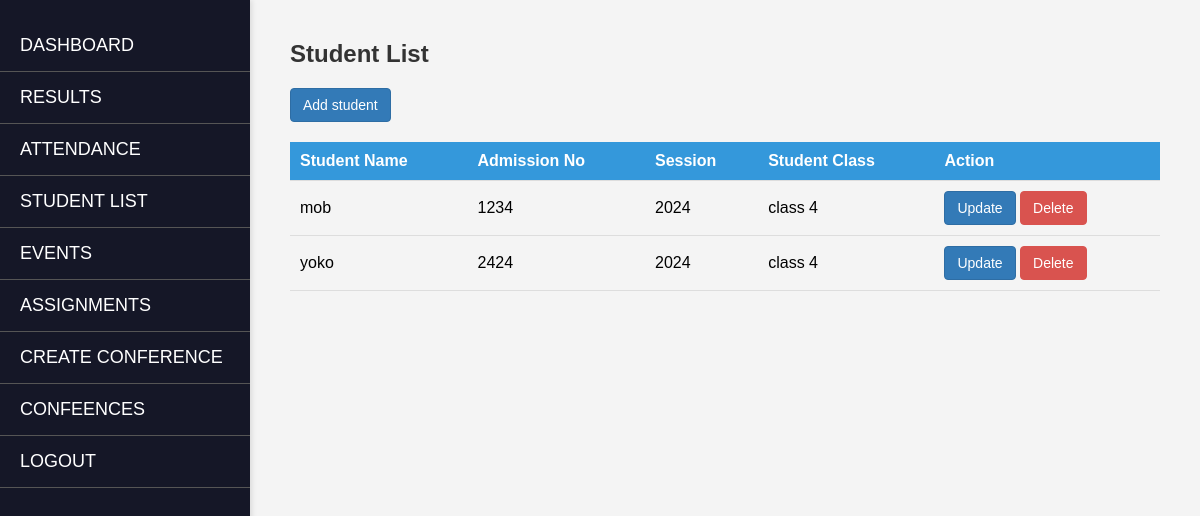
The page /student/list/ on the database its author committed.
### comms/models.py (models this page shows, shortened)
class Student(models.Model):
    student_name = models.CharField(max_length=100)
    admission_no = models.CharField(max_length=30)
    session = models.ForeignKey(Session, on_delete=models.CASCADE)
    student_class = models.ForeignKey('StudentClass', on_delete=models.CASCADE)

class Session(models.Model):
    year = models.CharField(max_length=10)
    def __str__(self):
        return self.year

class StudentClass(models.Model):
    class_name = models.CharField(max_length=50)
    def __str__(self):
        return self.class_name

### comms/views.py (the view)
# urls.py: path('student/list/', student_list, name='student_list'),
def student_list(request):
    students = Student.objects.all()
    return render(request, 'teacher_dash/student_list.html', {'students': students})

### templates/teacher_dash/student_list.html
{% extends 'teacher_dash/base.html' %}
{% load static %}
{% block content %}
<link rel="stylesheet" href="{% static 'table.css' %}">
<div class="content">
    <h2>Student List</h2>
    <a href="{% url 'create_student' %}" class="btn btn-sm btn-primary">Add student</a>
    <table class="table">
        <thead>
            <tr>
                <th>Student Name</th>
                <th>Admission No</th>
                <th>Session</th>
                <th>Student Class</th>
                <th>Action</th>
            </tr>
        </thead>
        <tbody>
            {% for stud in students %}
            <tr>
                <td>{{ stud.student_name }}</td>
                <td>{{ stud.admission_no }}</td>
                <td>{{ stud.session }}</td>
                <td>{{ stud.student_class }}</td>
                <td>
                    <a href="{% url 'update_student' stud.id %}" class="btn btn-sm btn-primary">Update</a>
                    <a href="{% url 'delete_student' stud.id %}" class="btn btn-sm btn-danger">Delete</a>
                </td>
            </tr>
            {% endfor %}
        </tbody>
    </table>
</div>
{% endblock %}

### comms/static/table.css (style rules this page uses)
.content { margin: 20px; }
table { width: 100%; border-collapse: collapse; margin-top: 20px; }
thead { background-color: #3498db; color: #fff; }
th, td { padding: 10px; text-align: left; border-bottom: 1px solid #ddd; }
.btn { display: inline-block; padding: 6px 12px; margin-bottom: 0; font-size: 14px; font-weight: normal; line-height: 1.42857143; text-align: center; white-space: nowrap; vertical-align: middle; cursor: pointer; border: 1px solid transparent; border-radius: 4px; }
.btn-primary { color: #fff; background-color: #337ab7; border-color: #2e6da4; }
.btn-danger { color: #fff; background-color: #d9534f; border-color: #d9534f; }
a { text-decoration: none; }

### templates/teacher_dash/base.html (style rules this page uses)
body { font-family: 'Arial', sans-serif; margin: 0; padding: 0; background-color: #f4f4f4; display: flex; }
a { text-decoration: none; }
#content h2 { color: #333; }

### rows shown on the page
Student: student_name "mob", admission_no "1234", session "2024", student_class "class 4"
Student: student_name "yoko", admission_no "2424", session "2024", student_class "class 4"
